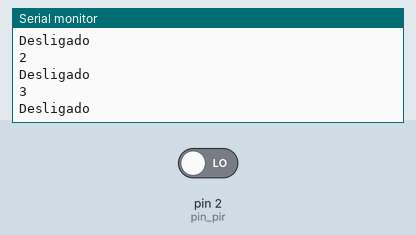
Simulated run of this sketch. Board: Arduino Uno, built with avr-gcc and run on an emulated ATmega328P. Parts: the last lines printed to the serial monitor. The test bench sets the inputs (shaded band); at power-on: pin 2 (pin_pir) LOW.

Above: at 2.8 s.
2.9 s: pin 2 (pin_pir) driven HIGH
At 4.4 s:
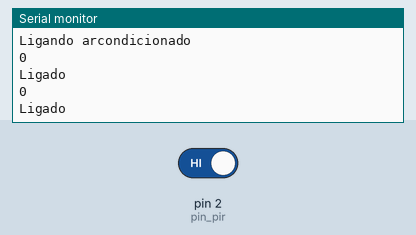
4.5 s: pin 2 (pin_pir) driven LOW
At 10.7 s:
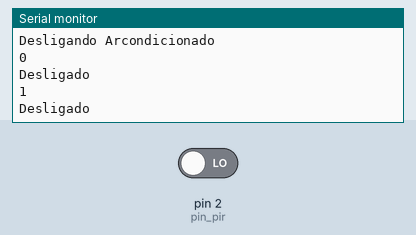
Timing chart, 0 to 12.2 s (numbered marks = the images above; inputs shaded):
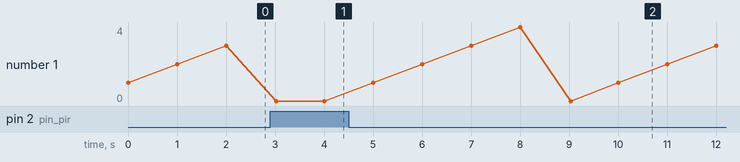

The sketch:

modelo_pir.ino
```cpp
int pin_pir = 2;
int tempo_sem_movimemento_segundo;
int tempo_sem_movimemento_minuto;
bool ar_ligado;
int val = 0;

void setup() {
    pinMode(pin_pir, INPUT);
    Serial.begin(9600);
}
void loop() {
    val = digitalRead(pin_pir);
    if (val == HIGH) { //Movimento detectado
        if (ar_ligado == false) {
            //ligar arcondicionado
            Serial.println("Ligando arcondicionado");
            ar_ligado = true;
        }
        tempo_sem_movimemento_segundo = 0;
        tempo_sem_movimemento_minuto = 0;

    } else { //Sem movimento
        tempo_sem_movimemento_segundo++;
    }

    if (tempo_sem_movimemento_segundo == 60) {
        tempo_sem_movimemento_minuto++;
        tempo_sem_movimemento_segundo = 0;
    }

    //if(tempo_sem_movimemento_minuto == 30){
    if (tempo_sem_movimemento_segundo == 5) {
        //deligar ar-condicionado
        if (ar_ligado == true) {
            //ligar arcondicionado

            Serial.println("Desligando Arcondicionado");

            ar_ligado = false;
        }

        tempo_sem_movimemento_minuto++;
        tempo_sem_movimemento_segundo = 0;
    }
    Serial.println(tempo_sem_movimemento_segundo);
    if (ar_ligado == true) {

        Serial.println("Ligado");
    } else {
        Serial.println("Desligado");
    }

    delay(1000);

}
```

Measured:
- after the input at 2.9 s, the serial monitor: prints a new line after 0.10 s (image 1)
- after the input at 4.5 s, the serial monitor: prints a new line after 0.50 s (image 2)
- plotted number 1: 0 → 2 after the input at 4.5 s
